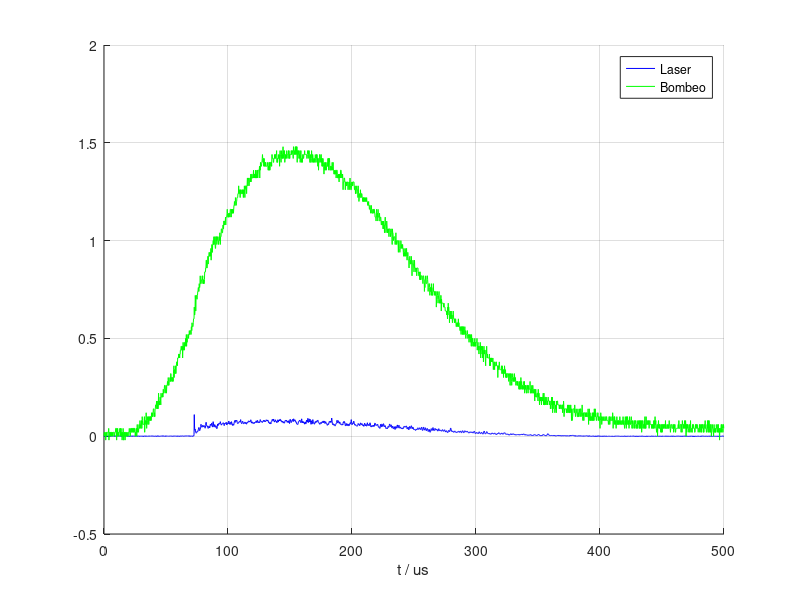

Write MATLAB code to recreate this figure. (Note: this script raises an error after producing the figure.)
# Codigo correspondiente al TP2
close all;
clear all;

load mediciones1C2021.mat;
# tiene las variables Tiempo, Laser y Bombeo.
# [Tiempo] = s

# falta normalizar las variables a graficar
figure(1);
hold on;
plot(Tiempo/1e-6, Laser, "b");
plot(Tiempo/1e-6, Bombeo, "g");
grid on;
xlabel("t / us");
legend("Laser", "Bombeo");

TI = 3e5;
beta = 5e-3;
I_s = 1600; # W/m^2
R_p = 2e25; # m^-3 s^-1
tau_p = 100e-6;
[t, P, g] = qswitch(TI, beta, I_s, R_p, tau_p);
figure(2);
hold on;
plot(Tiempo/1e-6, Laser/max(Laser), "b");
plot(t/1e-6, P/max(P), "r", "linewidth", 2);
plot(t/1e-6, g/max(g), "g", "linewidth", 2);
grid on;
xlabel("t / us");
legend("Medido", "Simulado", "Ganancia");

